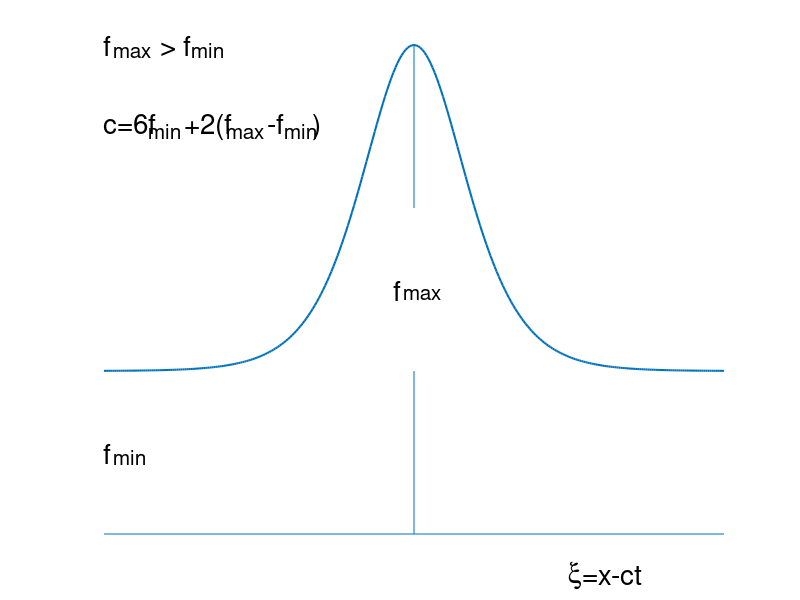

MATLAB code to generate this figure:
q=[-3 3];
r=[-2 -2];
line(q,r)

axis off
hold on

q=[0 0];
r=[-2 0];
line(q,r)

q=[0 0];
r=[2 4];
line(q,r)

x=-3:.02:3;
y=4.*sech(1.5.*x).*sech(1.5.*x);
plot(x,y,'linewidth',1.5);


text(-3,4,'f       > f','fontsize',20)
text(-3,3.95,'  max        min','fontsize',15)

text(-3,3,'c=6f    +2(f     -f    )','fontsize',20)
text(-3,2.95,'         min         max    min','fontsize',15)

text(1.5,-2.5,'  =x-ct','fontsize',20)
text(1.5,-2.5,'x','fontname','symbol','fontweight','bold','fontsize',20)


text(-.2,1,'f','fontsize',20)
text(-.2,0.95,'  max','fontsize',15)

text(-3,-1,'f','fontsize',20)
text(-3,-1.05,'  min','fontsize',15)


hold off
